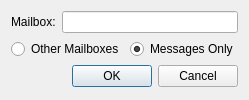
<?xml version="1.0" encoding="UTF-8"?>
<ui version="4.0">
 <class>CreateMailboxDialog</class>
 <widget class="QDialog" name="CreateMailboxDialog">
  <property name="windowTitle">
   <string>Create Mailbox</string>
  </property>
  <layout class="QVBoxLayout" name="verticalLayout">
   <item>
    <layout class="QHBoxLayout" name="horizontalLayout_2">
     <item>
      <widget class="QLabel" name="label">
       <property name="text">
        <string>Mailbox:</string>
       </property>
       <property name="buddy">
        <cstring>mailboxName</cstring>
       </property>
      </widget>
     </item>
     <item>
      <widget class="QLineEdit" name="mailboxName"/>
     </item>
    </layout>
   </item>
   <item>
    <layout class="QHBoxLayout" name="horizontalLayout">
     <item>
      <widget class="QRadioButton" name="otherMailboxes">
       <property name="text">
        <string>Other Mailboxes</string>
       </property>
      </widget>
     </item>
     <item>
      <widget class="QRadioButton" name="justMessages">
       <property name="text">
        <string>Messages Only</string>
       </property>
       <property name="checked">
        <bool>true</bool>
       </property>
      </widget>
     </item>
    </layout>
   </item>
   <item>
    <widget class="QDialogButtonBox" name="buttonBox">
     <property name="orientation">
      <enum>Qt::Horizontal</enum>
     </property>
     <property name="standardButtons">
      <set>QDialogButtonBox::Cancel|QDialogButtonBox::Ok</set>
     </property>
    </widget>
   </item>
  </layout>
 </widget>
 <tabstops>
  <tabstop>mailboxName</tabstop>
  <tabstop>otherMailboxes</tabstop>
  <tabstop>justMessages</tabstop>
  <tabstop>buttonBox</tabstop>
 </tabstops>
 <resources/>
 <connections>
  <connection>
   <sender>buttonBox</sender>
   <signal>accepted()</signal>
   <receiver>CreateMailboxDialog</receiver>
   <slot>accept()</slot>
   <hints>
    <hint type="sourcelabel">
     <x>227</x>
     <y>92</y>
    </hint>
    <hint type="destinationlabel">
     <x>157</x>
     <y>114</y>
    </hint>
   </hints>
  </connection>
  <connection>
   <sender>buttonBox</sender>
   <signal>rejected()</signal>
   <receiver>CreateMailboxDialog</receiver>
   <slot>reject()</slot>
   <hints>
    <hint type="sourcelabel">
     <x>274</x>
     <y>98</y>
    </hint>
    <hint type="destinationlabel">
     <x>283</x>
     <y>114</y>
    </hint>
   </hints>
  </connection>
 </connections>
</ui>
